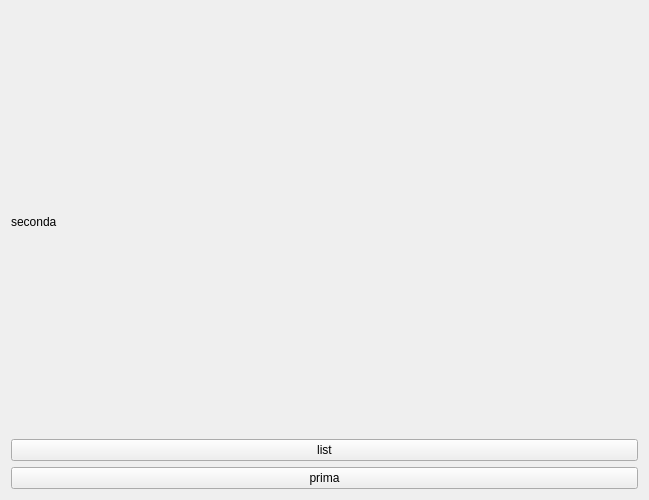
<?xml version="1.0" encoding="UTF-8"?>
<ui version="4.0">
 <class>seconda</class>
 <widget class="QWidget" name="seconda">
  <property name="geometry">
   <rect>
    <x>0</x>
    <y>0</y>
    <width>649</width>
    <height>500</height>
   </rect>
  </property>
  <property name="windowTitle">
   <string>Form</string>
  </property>
  <layout class="QVBoxLayout" name="verticalLayout">
   <item>
    <widget class="QLabel" name="label">
     <property name="text">
      <string>seconda</string>
     </property>
    </widget>
   </item>
   <item>
    <widget class="QPushButton" name="gotolistbtn">
     <property name="text">
      <string>list</string>
     </property>
    </widget>
   </item>
   <item>
    <widget class="QPushButton" name="gotopribtn">
     <property name="text">
      <string>prima</string>
     </property>
    </widget>
   </item>
  </layout>
 </widget>
 <resources/>
 <connections/>
</ui>
